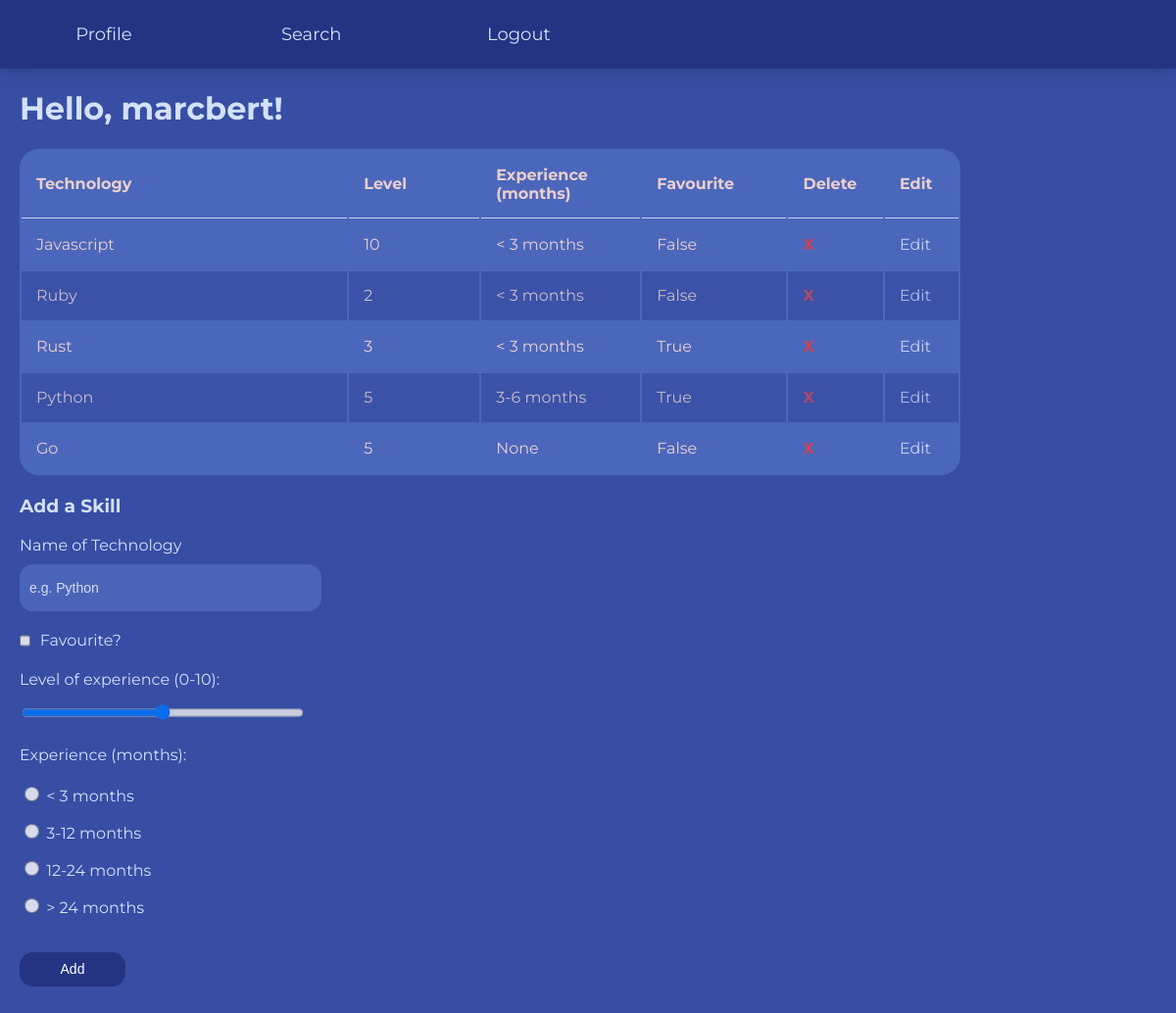
Page / (signed in) on the earlier database version.
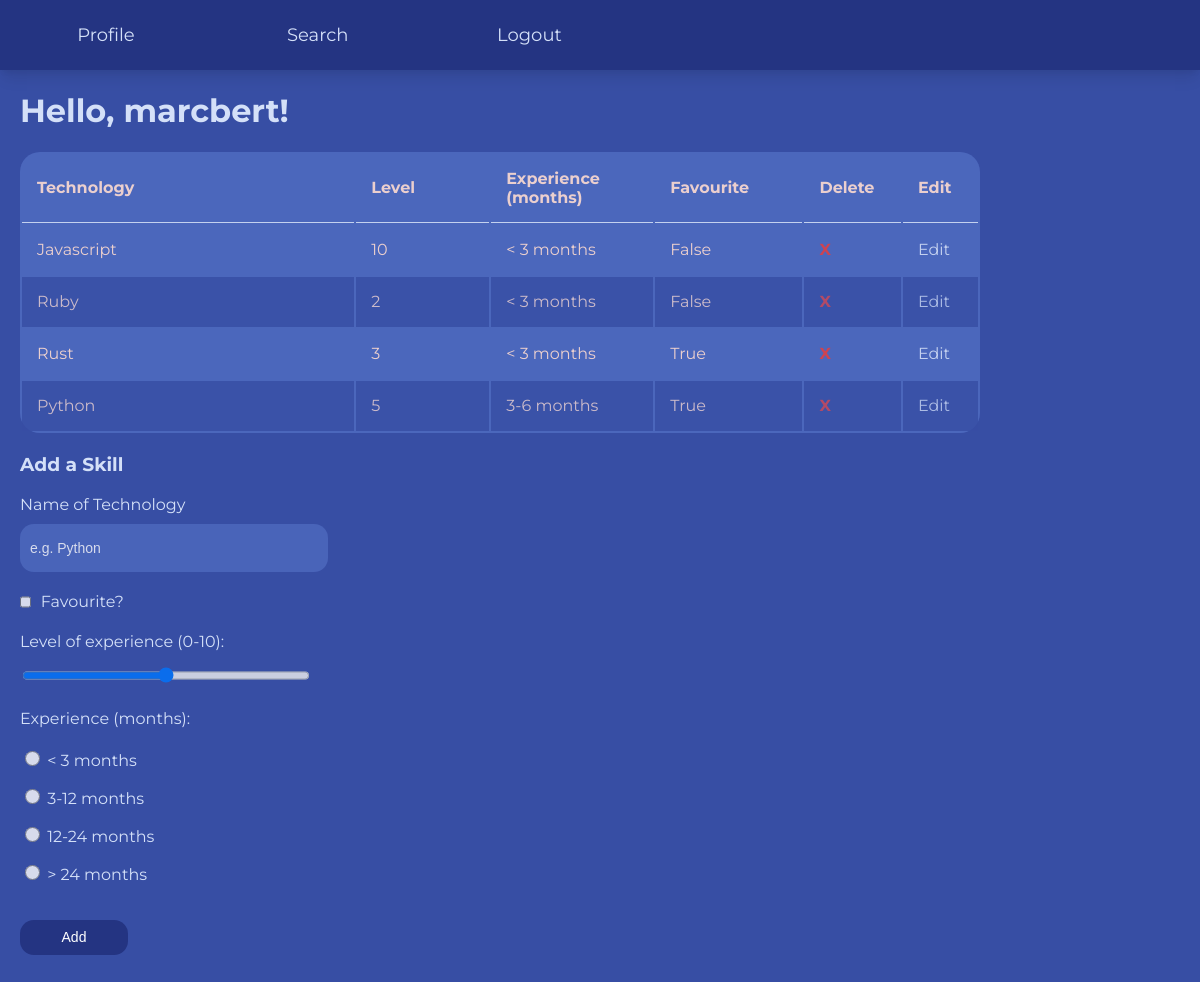
Same page on the later database version.
### tables this page shows
CREATE TABLE "users" (
	"id"	INTEGER,
	"username"	TEXT,
	"password"	TEXT,
	"team"	TEXT,
	"tenure"	INTEGER,
	"forename"	TEXT,
	"surname"	TEXT,
	PRIMARY KEY("id")
);

CREATE TABLE "levels" (
	"user_id"	INTEGER,
	"technology"	TEXT,
	"level"	INTEGER,
	"experience"	TEXT,
	"favourite"	TEXT
);

### App.py (the view)
@app.route('/', methods=["GET", "POST", "DELETE"])
@login_required
def hello():
    if request.method == "POST":
        if check_for_duplicate(session['user_id'], request.form.get("technology")):
            return redirect('/')
        add_skill(session['user_id'], request.form.get("technology"), request.form.get("level"), request.form.get("experience"), request.form.get("favourite"))
        return redirect('/')
    elif request.method == "DELETE":
        return redirect('/')
    levels = get_dash(session["user_id"])[0]
    return render_template('index.html', username=session["username"], levels=levels)

### functions.py (called while the page is built)
def login_required(f):
    @wraps(f)
    def decorated_function(*args, **kwargs):
        if session.get("user_id") is None:
            return redirect("/login")
        return f(*args, **kwargs)
    return decorated_function

def get_dash(user_id: str):
    with sqlite3.connect("database.db") as con:
        cur = con.cursor()
        user_desc = cur.execute(f"SELECT tenure, team FROM users WHERE id = '{user_id}'").fetchall()
        levels = cur.execute(f"SELECT technology, level, experience, favourite FROM levels WHERE user_id = '{user_id}'").fetchall()
        return [levels, user_desc]

### templates/index.html
{% extends "main.html" %}
{% block content %}
  <h1>Hello, {{username}}!</h1>
  <div>
    {% if levels %}
    <table class="search-results">
        <thead>
            <th>Technology</th>
            <th>Level</th>
            <th>Experience (months)</th>
            <th>Favourite</th>
            <th>Delete</th>
            <th>Edit</th>
        </thead>
        <tbody>
            {% for level in levels %}
            <tr>
                <td style="width: 25%">{{level[0]}}</td>
                <td style="width: 10%">{{level[1]}}</td>
                <td style="width: 10%">{{level[2]}}</td>
                <td style="width: 10%">{{level[3]}}</td>
                <td style="width: 3%">
                    <a href="{{ url_for('delete_skill', skill=level[0])}}" class="no-pads row-button">X</a>
                </td>
                <td style="width: 3%">
                  <a href="{{ url_for('update_skill', skill=level[0])}}" class="no-pads">Edit</a>
              </td>
            </tr>
            {% endfor %}
        </tbody>
    </table>
    {% endif %}
    <h3>Add a Skill</h3>
    <form action="/" method="post" class="add-skill-form">
      <div class="bar-fill">
          <label>Name of Technology</label>
          <input class="add-skill-input" autocomplete="off" id="technology" name="technology" placeholder="e.g. Python" type="text" required>
      </div>
      <div class="bar-fill favourite-container">
        <input class="add-skill-input favourite" autocomplete="off" id="favourite" name="favourite" type="checkbox" value="True">
        <label for="favourite" class="inline-label">Favourite?</label>
      </div>
      <div class="bar-fill">
          <label>Level of experience (0-10):</label>
          <input class="no-pads" autocomplete="off" id="level" name="level" placeholder="Level" type="range" min="0" max="10" required>
      </div>
      <div class="bar-fill">
          <label>Experience (months):</label>
        </div>
          <div class="bar-fill">
            <input class="radio-input"type="radio" id="experience" name="experience" value="< 3 months">
            <label for="html">< 3 months</label><br>
            <input class="radio-input"type="radio" id="experience" name="experience" value="3-6 months">
            <label for="html">3-12 months</label><br>
            <input class="radio-input"type="radio" id="experience" name="experience" value="12-24 months">
            <label for="html">12-24 months</label><br>
            <input class="radio-input"type="radio" id="experience" name="experience" value="> 24 months">
            <label for="html">> 24 months</label><br>
          </div>
      <div class="bar-fill">
          <button type="submit" class="button">Add</button>
      </div>
  </form>
  </div>
{% endblock %}

### templates/main.html (shortened to what this page needs)
<!DOCTYPE html>
<html lang="en">
  <head>
    <link href="/static/styles.css" rel="stylesheet">
  </head>
  <body>
    <nav class="header">
    {% if session["user_id"] %}
        <a href="/" class="nav-a">Profile</a>
        <a href="/search" class="nav-a">Search</a>
        <a href="/logout" class="nav-a">Logout</a>
    {% else %}
        <a href="/login" class="nav-a">Login</a>
        <a href="/search" class="nav-a">Search</a>
    {% endif %}
    </nav>
    {% block content %}{% endblock %}
  </body>
</html>

### static/styles.css (style rules this page uses)
body { background: #374ea4; margin: 0; font-family: 'Montserrat', sans-serif; justify-content: center; color: #d4e0f8; }
.header { background: #243482; margin: 0; text-align: center; padding-top: 1.5rem; width: 100%; align-content: center; box-shadow: 0 10px 15px -3px rgba(0, 0, 0, 0.1), 0 4px 6px -2px rgba(0, 0, 0, 0.05); display: grid; grid-template-columns: 3fr 3fr 3fr 8fr; align-content: center; justify-content: center; }
h1, h2, h3 { margin-left: 20px; }
.nav-a { color: #d4e0f8; text-decoration: none; font-size: 18px; display: flex; justify-self: center; align-self: center; padding: 0rem 0rem 1.5rem 0rem; }
a { color: #d4e0f8; text-decoration: none; font-size: 16px; }
form { padding: 5rem 0rem 0rem 0rem; margin: 0rem 20rem 0rem 20rem; height: 200px; display: flex; flex-direction: column; align-items: center; }
.add-skill-form { justify-content: left; margin: 0; width: 30%; height: 750px; padding: 0rem 0rem 0rem 20px; align-items: flex-start; }
.bar-fill { width: 100%; margin-bottom: 20px; }
input { width: 80%; height: 80%; padding: 5px 10px 5px 10px; margin-bottom: 20px; border-radius: 14px; border: none; background-color: #4e6abf; color: #ffffff; opacity: .8; font-size: 16px; }
.add-skill-input { margin-top: 10px; height: 50%; }
.favourite-container { display: flex; align-items: center; }
.favourite { width: 3%; height: 20px; margin: 0; }
input[type="checkbox"] { position:relative; left: 0; outline: none; }
.radio-input { height: 15px; width: 15px; }
.no-pads { padding: 0; }
::placeholder { color: #ffffff; font-size: 14px; }
label { padding: 10px 0 20px 0; }
.inline-label { padding: 0 0 0 10px; }
.button { background-color: #243482; color: white; font-size: 14px; border: none; border-radius: 14px; width: 30%; height: 35px; margin: 0 auto; }
.row-button { height: 0px; margin: 0px; color: rgb(222, 67, 73); font-weight: bold; }
table { width: 80%; margin: 20px; border-radius: 20px; background-color: #4e6abf; opacity: .9; }
td, th { height: 20px; text-align: left; vertical-align: middle; padding: 15px; border: none; color: #ffded3; }
th { border-bottom: 1px solid #d4e0f8; }
td { position: relative; align-items: center; }
tr:nth-child(even) { background-color: #374ea4; opacity: .8; }

Differences in the rows shown:
removed levels: technology "Go", level "5", experience "None", favourite "False"
